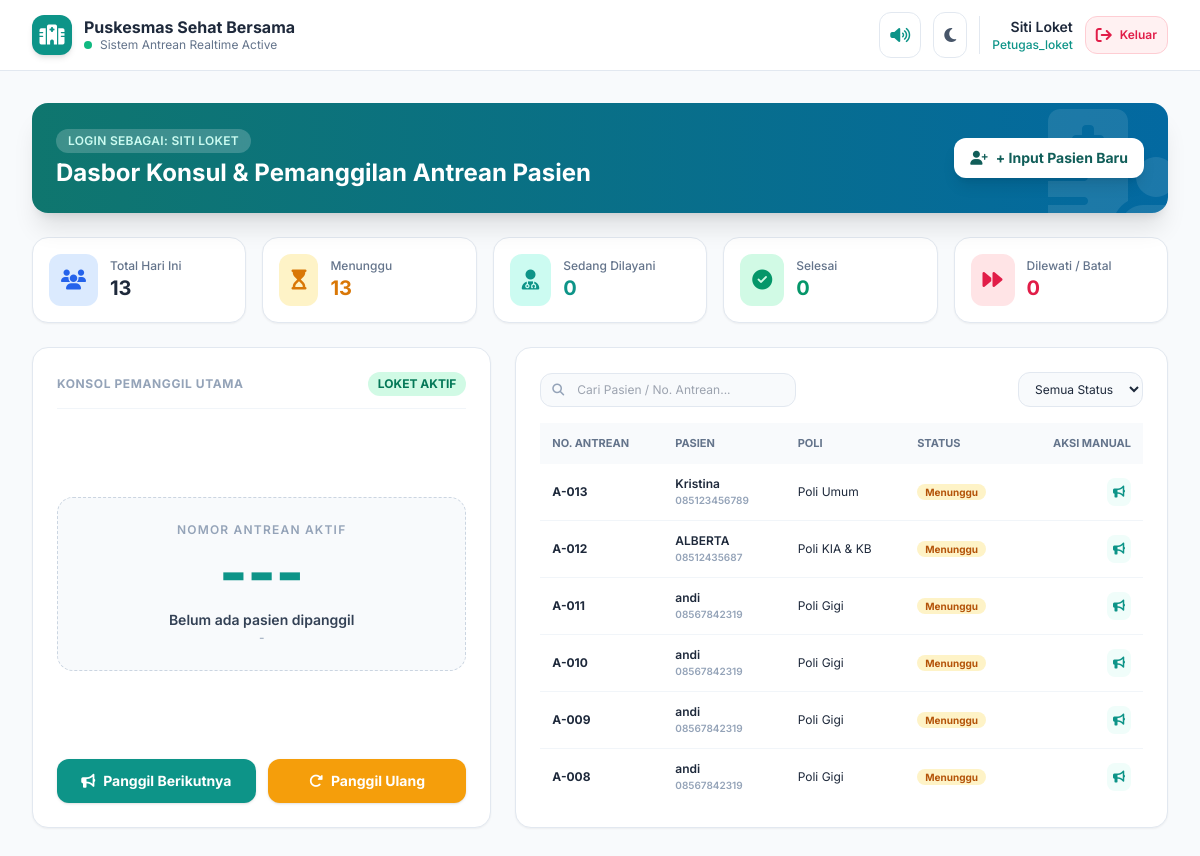
The page /dashboard.php (signed in) on the database its author committed.
### tables this page shows
CREATE TABLE `antrean` (
  `id_antrean` bigint UNSIGNED NOT NULL,
  `nomor_tiket` varchar(15) NOT NULL,
  `angka_antrean` int UNSIGNED NOT NULL,
  `id_pasien` int UNSIGNED NOT NULL,
  `id_poli` int UNSIGNED NOT NULL,
  `tanggal_kunjungan` date NOT NULL,
  `tipe_pendaftaran` enum('online','walk_in') NOT NULL DEFAULT 'online',
  `status_antrean` enum('menunggu','dipanggil','dilayani','selesai','dilewati','batal') NOT NULL DEFAULT 'menunggu',
  `waktu_daftar` timestamp NULL DEFAULT CURRENT_TIMESTAMP,
  `waktu_panggil` timestamp NULL DEFAULT NULL,
  `waktu_mulai_layani` timestamp NULL DEFAULT NULL,
  `waktu_selesai` timestamp NULL DEFAULT NULL,
  `id_petugas_pemanggil` int UNSIGNED DEFAULT NULL
);

CREATE TABLE `pasien` (
  `id_pasien` int UNSIGNED NOT NULL,
  `nik` char(16) DEFAULT NULL,
  `nama_lengkap` varchar(100) NOT NULL,
  `no_telepon` varchar(15) NOT NULL,
  `alamat` text,
  `created_at` timestamp NULL DEFAULT CURRENT_TIMESTAMP
);

CREATE TABLE `poli` (
  `id_poli` int UNSIGNED NOT NULL,
  `kode_poli` varchar(10) NOT NULL,
  `nama_poli` varchar(100) NOT NULL,
  `prefix_antrean` char(2) NOT NULL,
  `kuota_harian` int UNSIGNED NOT NULL DEFAULT '50',
  `status_aktif` enum('buka','tutup') NOT NULL DEFAULT 'buka',
  `created_at` timestamp NULL DEFAULT CURRENT_TIMESTAMP,
  `updated_at` timestamp NULL DEFAULT CURRENT_TIMESTAMP ON UPDATE CURRENT_TIMESTAMP
);

### dashboard.php (the view, shortened to what the rows shown need)
<?php
require_once 'config/database.php';
$stmtAntrean =$pdo->prepare("
    SELECT a.*, p.nama_lengkap, p.no_telepon, po.nama_poli
    FROM antrean a
    JOIN pasien p ON a.id_pasien = p.id_pasien
    JOIN poli po ON a.id_poli = po.id_poli
    ORDER BY a.id_antrean DESC
");
$stmtAntrean->execute();
$dataAntreanDB =$stmtAntrean->fetchAll(PDO::FETCH_ASSOC);
?>
<!DOCTYPE html>
<html lang="id" class="h-full">
<head>
    <script src="https://cdn.tailwindcss.com"></script>
    <link rel="stylesheet" href="https://cdnjs.cloudflare.com/ajax/libs/font-awesome/6.4.0/css/all.min.css">
</head>
<body class="bg-slate-50 text-slate-800 dark:bg-slate-900 dark:text-slate-100 min-h-full transition-colors duration-200">
    <div id="app" class="min-h-screen flex flex-col">
        <header class="sticky top-0 z-30 bg-white/90 dark:bg-slate-800/90 backdrop-blur border-b border-slate-200 dark:border-slate-700 px-4 lg:px-8 py-3 flex items-center justify-between">
            <div class="flex items-center space-x-3">
                <div>
                    <h2 class="font-bold text-slate-800 dark:text-white leading-tight">Puskesmas Sehat Bersama</h2>
                </div>
            </div>
        </header>
        <main class="flex-1 p-4 lg:p-8 space-y-6 max-w-7xl w-full mx-auto">
            <div class="flex flex-col md:flex-row md:items-center justify-between bg-gradient-to-r from-teal-700 to-clinical-700 text-white rounded-2xl p-4 md:p-6 shadow-xl relative overflow-hidden">
                <div class="relative z-10 space-y-1">
                    <h1 class="text-xl md:text-2xl font-bold">Dasbor Konsul & Pemanggilan Antrean Pasien</h1>
                </div>
            </div>
            <div class="grid grid-cols-1 lg:grid-cols-12 gap-6">
                <div class="lg:col-span-5 bg-white dark:bg-slate-800 rounded-2xl border border-slate-200 dark:border-slate-700 p-6 shadow-sm flex flex-col justify-between space-y-6">
                    <div class="text-center py-6 bg-slate-50 dark:bg-slate-900/60 rounded-2xl border border-dashed border-slate-300 dark:border-slate-700">
                        <h2 id="displayQueueNum" class="text-5xl lg:text-6xl font-extrabold text-teal-600">---</h2>
                    </div>
                </div>
                <div class="lg:col-span-7 bg-white dark:bg-slate-800 rounded-2xl border border-slate-200 dark:border-slate-700 p-6 shadow-sm flex flex-col justify-between space-y-4">
                    <div class="overflow-x-auto flex-1 max-h-[380px] overflow-y-auto">
                        <table class="w-full text-left border-collapse">
                            <thead class="bg-slate-50 dark:bg-slate-900/80 sticky top-0 text-[11px] font-bold text-slate-500 uppercase">
                                <tr>
                                    <th class="py-3 px-3">No. Antrean</th>
                                    <th class="py-3 px-3">Pasien</th>
                                    <th class="py-3 px-3">Poli</th>
                                    <th class="py-3 px-3">Status</th>
                                    <th class="py-3 px-3 text-right">Aksi Manual</th>
                                </tr>
                            </thead>
                            <tbody id="queueTableBody" class="divide-y divide-slate-100 dark:divide-slate-700 text-xs">
                                <?php if (empty($dataAntreanDB)): ?>
                                    <tr><td colspan="5" class="py-4 text-center text-slate-400">Belum ada data antrean.</td></tr>
                                <?php else: ?>
                                    <?php foreach ($dataAntreanDB as$row): ?>
                                        <?php
                                            $st = strtolower($row['status'] ?? $row['status_antrean'] ?? 'menunggu');
                                            $nomor =$row['nomor_antrean'] ?? $row['no_antrean'] ?? $row['kode_antrean'] ?? $row['tiket'] ?? $row['nomor'] ?? $row['no_tiket'] ?? ('A-' . str_pad($row['id_antrean'] ?? 1, 3, '0', STR_PAD_LEFT));
                                            $nama =$row['nama_lengkap'] ?? '-';
                                            $telepon =$row['no_telepon'] ?? '-';
                                            $poli =$row['nama_poli'] ?? '-';
                                        ?>
                                        <tr class="queue-row" data-status="<?php echo $st; ?>" data-search="<?php echo strtolower(htmlspecialchars($nomor . ' ' .$nama)); ?>">
                                            <td class="py-3 px-3 font-bold text-slate-800 dark:text-white"><?php echo htmlspecialchars($nomor); ?></td>
                                            <td class="py-3 px-3 font-semibold">
                                                <?php echo htmlspecialchars($nama); ?><br>
                                                <span class="text-[10px] text-slate-400"><?php echo htmlspecialchars($telepon); ?></span>
                                            </td>
                                            <td class="py-3 px-3"><?php echo htmlspecialchars($poli); ?></td>
                                            <td class="py-3 px-3">
                                                <?php
                                                    $badge = "bg-amber-100 text-amber-700";
                                                ?>
                                                <span class="px-2 py-0.5 rounded-full text-[10px] font-bold <?php echo $badge; ?>"><?php echo ucfirst($st); ?></span>
                                            </td>
                                            <td class="py-3 px-3 text-right">
                                                <button onclick="panggilPasien('<?php echo htmlspecialchars($nomor); ?>', '<?php echo htmlspecialchars($nama); ?>', '<?php echo htmlspecialchars($poli); ?>')" class="p-1.5 rounded-lg bg-teal-50 text-teal-600 hover:bg-teal-100" title="Panggil">
                                                    <i class="fa-solid fa-bullhorn text-xs"></i>
                                                </button>
                                            </td>
                                        </tr>
                                    <?php endforeach; ?>
                                <?php endif; ?>
                            </tbody>
                        </table>
                    </div>
                </div>
            </div>
        </main>
    </div>
</body>
</html>

### rows shown on the page
antrean: id_antrean "A-013", id_pasien.nama_lengkap "Kristina", id_pasien.no_telepon "085123456789", id_poli.nama_poli "Poli Umum", status_antrean "Menunggu"
antrean: id_antrean "A-012", id_pasien.nama_lengkap "ALBERTA", id_pasien.no_telepon "08512435687", id_poli.nama_poli "Poli KIA & KB", status_antrean "Menunggu"
antrean: id_antrean "A-011", id_pasien.nama_lengkap "andi", id_pasien.no_telepon "08567842319", id_poli.nama_poli "Poli Gigi", status_antrean "Menunggu"
antrean: id_antrean "A-010", id_pasien.nama_lengkap "andi", id_pasien.no_telepon "08567842319", id_poli.nama_poli "Poli Gigi", status_antrean "Menunggu"
antrean: id_antrean "A-009", id_pasien.nama_lengkap "andi", id_pasien.no_telepon "08567842319", id_poli.nama_poli "Poli Gigi", status_antrean "Menunggu"
antrean: id_antrean "A-008", id_pasien.nama_lengkap "andi", id_pasien.no_telepon "08567842319", id_poli.nama_poli "Poli Gigi", status_antrean "Menunggu"

### other values the page prints
$_SESSION['nama_lengkap'] "Siti Loket"
$_SESSION['role'] "Petugas_loket"
$_SESSION['nama_lengkap'] "SITI LOKET"
$total_hari_ini "13"
$menunggu "13"
$dipanggil "0"
$selesai "0"
$dilewati "0"
